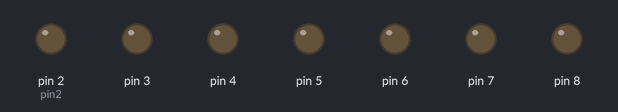
The sketch below on a simulated Arduino Uno, built with avr-gcc and run on an emulated ATmega328P. Parts: output pins drawn as LEDs (lit = HIGH).

Above: at 0.3 s.
At 5.8 s:
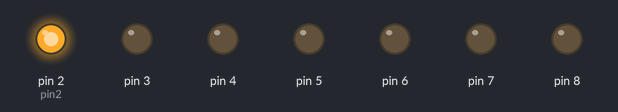
Timing chart, 0 to 11.7 s (numbered marks = the images above):
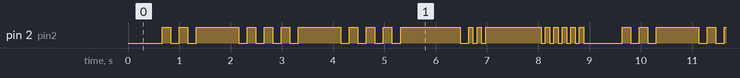

The sketch:

merry_arduino.ino
```cpp
 //Techno light circuit.
 int tree = 2;

//Pace of the song as normal
int timing = 1;

//These variables are shit-ly named.
//Each "pinX" is actually one of the eight notes
//of "We wish you a merry Xmas.

// all pins for tree lights.
int pin2=tree,pin3=tree,pin4=tree,pin5=tree,pin6=tree,pin7=tree,pin8=tree;


void setup() {
  // initialize the digital pin as an output.
  // Pin 83 has an LED connected on most Arduino boards:

  pinMode(2, OUTPUT);
  pinMode(3, OUTPUT);
  pinMode(4, OUTPUT);
  pinMode(5, OUTPUT);
  pinMode(6, OUTPUT);
  pinMode(7, OUTPUT);
  pinMode(8, OUTPUT);

}


void loop() {


  //First Bar

    delay(timing * 333);
    delay(timing * 333);

  digitalWrite(pin8, HIGH);   // set the LED on
  delay(timing * 166);              // wait for a second
  digitalWrite(pin8, LOW);    // set the LED off
  delay(timing * 166);              // wait for a second

  //Second Bar

    digitalWrite(pin4, HIGH);   // set the LED on
  delay(timing * 166);              // wait for a second
  digitalWrite(pin4, LOW);    // set the LED off
  delay(timing * 166);              // wait for a second

   digitalWrite(pin4, HIGH);   // set the LED on
  delay(timing * 166);              // wait for a second
  digitalWrite(pin4, LOW);    // set the LED off

   digitalWrite(pin5, HIGH);   // set the LED on
  delay(timing * 166);              // wait for a second
  digitalWrite(pin5, LOW);    // set the LED off

   digitalWrite(pin4, HIGH);   // set the LED on
  delay(timing * 166);              // wait for a second
  digitalWrite(pin4, LOW);    // set the LED off

  //Third Bar

   digitalWrite(pin3, HIGH);   // set the LED on
  delay(timing * 166);              // wait for a second
  digitalWrite(pin3, LOW);    // set the LED off

    digitalWrite(pin2, HIGH);   // set the LED on
  delay(timing * 166);              // wait for a second
  digitalWrite(pin2, LOW);    // set the LED off
  delay(timing * 166);

    digitalWrite(pin2, HIGH);   // set the LED on
  delay(timing * 166);              // wait for a second
  digitalWrite(pin2, LOW);    // set the LED off
  delay(timing * 166);    // wait for a second

    digitalWrite(pin2, HIGH);   // set the LED on
  delay(timing * 166);              // wait for a second
  digitalWrite(pin2, LOW);    // set the LED off
  delay(timing * 166);    // wait for a second

  //Fourth Bar

    digitalWrite(pin5, HIGH);   // set the LED on
  delay(timing * 166);              // wait for a second
  digitalWrite(pin5, LOW);    // set the LED off
  delay(timing * 166);              // wait for a second

    digitalWrite(pin5, HIGH);   // set the LED on
  delay(timing * 166);              // wait for a second
  digitalWrite(pin5, LOW);    // set the LED off

    digitalWrite(pin6, HIGH);   // set the LED on
  delay(timing * 166);              // wait for a second
  digitalWrite(pin6, LOW);    // set the LED off

    digitalWrite(pin5, HIGH);   // set the LED on
  delay(timing * 166);              // wait for a second
  digitalWrite(pin5, LOW);    // set the LED off

    digitalWrite(pin4, HIGH);   // set the LED on
  delay(timing * 166);              // wait for a second
  digitalWrite(pin4, LOW);    // set the LED off

  //Fifth Bar

    digitalWrite(pin3, HIGH);   // set the LED on
  delay(timing * 166);              // wait for a second
  digitalWrite(pin3, LOW);    // set the LED off
  delay(timing * 166);              // wait for a second

    digitalWrite(pin8, HIGH);   // set the LED on
  delay(timing * 166);              // wait for a second
  digitalWrite(pin8, LOW);    // set the LED off
  delay(timing * 166);              // wait for a second

    digitalWrite(pin8, HIGH);   // set the LED on
  delay(timing * 166);              // wait for a second
  digitalWrite(pin8, LOW);    // set the LED off
  delay(timing * 166);              // wait for a second

  //Sixth Bar

   digitalWrite(pin6, HIGH);   // set the LED on
  delay(timing * 166);              // wait for a second
  digitalWrite(pin6, LOW);    // set the LED off
  delay(timing * 166);              // wait for a second

    digitalWrite(pin6, HIGH);   // set the LED on
  delay(timing * 166);              // wait for a second
  digitalWrite(pin6, LOW);    // set the LED off

    digitalWrite(pin7, HIGH);   // set the LED on
  delay(timing * 166);              // wait for a second
  digitalWrite(pin7, LOW);    // set the LED off

    digitalWrite(pin6, HIGH);   // set the LED on
  delay(timing * 166);              // wait for a second
  digitalWrite(pin6, LOW);    // set the LED off

    digitalWrite(pin5, HIGH);   // set the LED on
  delay(timing * 166);              // wait for a second
  digitalWrite(pin5, LOW);    // set the LED off

  //Seventh Bar

    digitalWrite(pin4, HIGH);   // set the LED on
  delay(timing * 333);              // wait for a second
  digitalWrite(pin4, LOW);    // set the LED off

    digitalWrite(pin2, HIGH);   // set the LED on
  delay(timing * 166);              // wait for a second
  digitalWrite(pin2, LOW);    // set the LED off
  delay(timing * 166);              // wait for a second

    digitalWrite(pin8, HIGH);   // set the LED on
  delay(timing * 83);              // wait for a second
  digitalWrite(pin8, LOW);    // set the LED off
  delay(timing * 83);              // wait for a second

    digitalWrite(pin8, HIGH);   // set the LED on
  delay(timing * 83);              // wait for a second
  digitalWrite(pin8, LOW);    // set the LED off
  delay(timing * 83);              // wait for a second

  //Eighth Bar

  digitalWrite(pin2, HIGH);   // set the LED on
  delay(timing * 333);              // wait for a second
  digitalWrite(pin2, LOW);    // set the LED off


  digitalWrite(pin5, HIGH);   // set the LED on
  delay(timing * 333);              // wait for a second
  digitalWrite(pin5, LOW);    // set the LED off


  digitalWrite(pin3, HIGH);   // set the LED on
  delay(timing * 333);              // wait for a second
  digitalWrite(pin3, LOW);    // set the LED off

  //Ninth Bar/Crescendo

    digitalWrite(pin7, HIGH);   // set the LED on

    //Vibrato
      digitalWrite(pin4, HIGH);
      digitalWrite(pin6, HIGH);
    delay(timing * 83);

    digitalWrite(pin5,HIGH);
    digitalWrite(pin6, LOW);
    digitalWrite(pin3, HIGH);
   digitalWrite(pin4, LOW);
delay(timing * 83);

digitalWrite(pin3, LOW);
digitalWrite(pin8, HIGH);
digitalWrite(pin5, LOW);
      digitalWrite(pin4, HIGH);   // set the LED on
    delay(timing * 83);

    digitalWrite(pin8, LOW);
    digitalWrite(pin2, HIGH);
    digitalWrite(pin5,HIGH);
   digitalWrite(pin4, LOW);
delay(timing * 83);

      digitalWrite(pin4, HIGH);
      digitalWrite(pin6, HIGH);
    delay(timing * 83);

    digitalWrite(pin5,HIGH);
    digitalWrite(pin6, LOW);
    digitalWrite(pin3, HIGH);
   digitalWrite(pin4, LOW);
delay(timing * 83);

digitalWrite(pin3, LOW);
digitalWrite(pin8, HIGH);
digitalWrite(pin5, LOW);
      digitalWrite(pin4, HIGH);   // set the LED on
    delay(timing * 83);

    digitalWrite(pin8, LOW);
    digitalWrite(pin2, HIGH);
    digitalWrite(pin5,HIGH);
   digitalWrite(pin4, LOW);
delay(timing * 83);

      digitalWrite(pin4, HIGH);
      digitalWrite(pin6, HIGH);
    delay(timing * 83);

    digitalWrite(pin5,HIGH);
    digitalWrite(pin6, LOW);
    digitalWrite(pin3, HIGH);
   digitalWrite(pin4, LOW);
delay(timing * 83);

digitalWrite(pin3, LOW);
digitalWrite(pin8, HIGH);
digitalWrite(pin5, LOW);
digitalWrite(pin4, HIGH);   // set the LED on
    delay(timing * 83);
    digitalWrite(pin8, LOW);
    digitalWrite(pin2, HIGH);
    digitalWrite(pin5,HIGH);
   digitalWrite(pin4, LOW);
delay(timing * 83);


//All Off
digitalWrite(pin5, LOW);
  digitalWrite(pin7, LOW);    // set the LED off
digitalWrite(pin2,LOW);


}
```

Measured:
- by itself, pin 2 (pin2): moves between LOW and HIGH, repeating every 9.0 s
- by itself, everything shown: repeats every 9.0 s, in 38 steps
